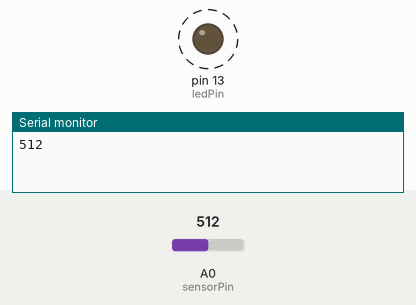
Simulated run of this sketch. Board: Arduino Uno, built with avr-gcc and run on an emulated ATmega328P. Shown: output pins drawn as LEDs (lit = HIGH), the last lines printed to the serial monitor. Dashed ring = blinking. The test bench sets the inputs (shaded band); at power-on: A0 (sensorPin) = 512.

Above: at 1.2 s.
1.3 s: A0 (sensorPin) set to 111
5.3 s: A0 (sensorPin) set to 95
At 6.4 s:
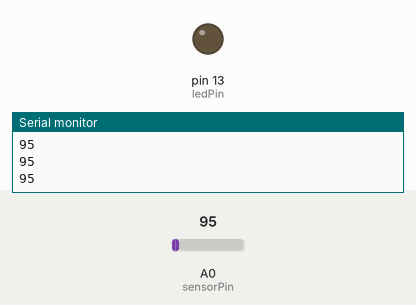
6.8 s: A0 (sensorPin) set to 122
At 9.6 s:
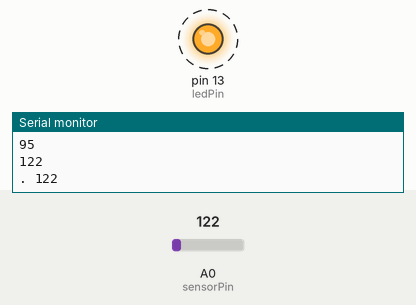
10.8 s: A0 (sensorPin) set to 90
At 11.4 s:
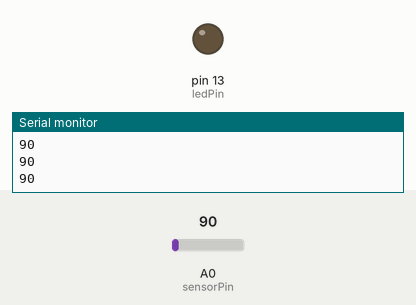
Timing chart, 0 to 13.3 s (numbered marks = the images above; inputs shaded):
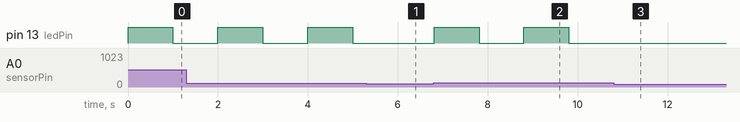

Measured:
- the behaviour switches between 101 and 100 on A0 (sensorPin) (found by bisection; images 0 and 1)
- after the input at 5.3 s, pin 13 (ledPin): stays LOW (without the input it goes to HIGH after 0.70 s)
- after the input at 6.8 s, pin 13 (ledPin): alternates HIGH for 1.0 s and LOW for 1.0 s, starting at once
- after the input at 10.8 s, pin 13 (ledPin): stays LOW (without the input it goes to HIGH after 0.01 s)
- by itself, pin 13 (ledPin): alternates HIGH for 1.0 s and LOW for 1.0 s

The sketch:

cpp13_repeat.ino
```cpp
/*
repeat
*/
const int ledPin = 13;
const int sensorPin = 0;

void setup()
{
    Serial.begin(9600);
    pinMode(ledPin, OUTPUT);
}

void loop()
{

    while(analogRead(sensorPin) > 100)
    {
        Serial.println(analogRead(sensorPin));
        blink();
        Serial.print(". ");
    }
    Serial.println(analogRead(sensorPin));
}

void blink()
{
    digitalWrite(ledPin, HIGH);
    delay(1000);
    digitalWrite(ledPin, LOW);
    delay(1000);
}
```
